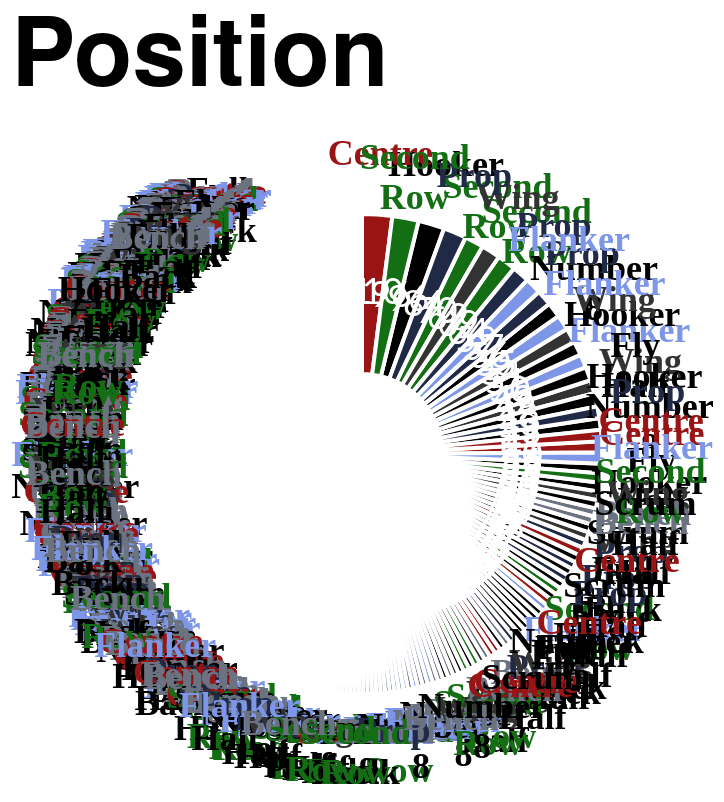

Express this chart as Vega-Lite.
### Vega-Lite specification from a JSON file in a GitHub repository (floating-point values rounded to 4 significant figures; data arrays with more than 128 entries replaced by an {"elided": "..."} marker saying what was removed)
{"config": {"axis": {"labelFont": "PT Sans Narrow, Helvetica Neue, Helvetica, Arial, sans-serif", "titleFont": "PT Sans Narrow, Helvetica Neue, Helvetica, Arial, sans-serif", "labelFontSize": 13, "titleFontSize": 24, "gridColor": "#202947", "gridOpacity": 0.2, "zindex": 1}, "text": {"font": "Lato, sans-serif"}, "bar": {"cornerRadiusEnd": 5}, "header": {"labelFont": "PT Sans Narrow, Helvetica Neue, Helvetica, Arial, sans-serif", "titleFont": "PT Sans Narrow, Helvetica Neue, Helvetica, Arial, sans-serif", "labelFontSize": 24, "titleFontSize": 28, "labelFontWeight": "bold", "orient": "left"}, "legend": {"labelFont": "PT Sans Narrow, Helvetica Neue, Helvetica, Arial, sans-serif", "titleFont": "PT Sans Narrow, Helvetica Neue, Helvetica, Arial, sans-serif", "labelFontSize": 14, "titleFontSize": 16, "titlePadding": 5, "fillColor": "white", "strokeColor": "black", "padding": 10, "titleFontWeight": "lighter", "titleFontStyle": "italic", "titleColor": "gray", "offset": 10}, "title": {"font": "PT Sans Narrow, Helvetica Neue, Helvetica, Arial, sans-serif", "fontSize": 48, "fontWeight": "bold", "anchor": "start", "align": "center", "titlePadding": 20, "subtitlePadding": 10, "subtitleFontSize": 13, "subtitleColor": "", "subtitleFontStyle": "italic", "offset": 15, "color": "black"}, "axisX": {"labelAngle": 0}, "facet": {"title": null, "header": null, "align": {"row": "each", "column": "each"}, "spacing": 10}, "resolve": {"scale": {"y": "independent", "facet": "independent"}}, "background": "transparent", "scale": {"offsetBandPaddingOuter": 0.2, "offsetBandPaddingInner": 0.1}, "view": {"stroke": null, "background": "transparent"}}, "layer": [{"mark": {"type": "arc", "innerRadius": 40, "outerRadius": 120, "stroke": "#ffffff", "strokeWidth": 2}, "encoding": {"color": {"field": "position", "legend": null, "scale": {"domain": ["Prop", "Flanker", "Second Row", "Centre", "Wing", "Fly Half", "Hooker", "Scrum Half", "Full Back", "Number 8", "Bench"], "range": ["#202946", "#7d96e8", "#146f14", "#991515", "#333333", "#000000", "#000000", "#000000", "#000000", "#000000", "#6b7280"]}, "sort": {"field": "sort_order", "op": "min", "order": "ascending"}, "type": "nominal"}, "order": {"field": "appearances", "sort": "ascending", "type": "quantitative"}, "theta": {"field": "appearances", "sort": "descending", "stack": true, "title": "Appearances", "type": "quantitative"}, "tooltip": [{"field": "player", "title": "Player", "type": "nominal"}, {"field": "position", "title": "Position", "type": "nominal"}, {"field": "appearances", "title": "Appearances", "type": "quantitative"}]}}, {"mark": {"type": "text", "dy": -5, "font": "PT Sans Narrow", "fontSize": 18, "fontWeight": "bold", "radius": 145}, "encoding": {"color": {"field": "position", "legend": null, "scale": {"domain": ["Prop", "Flanker", "Second Row", "Centre", "Wing", "Fly Half", "Hooker", "Scrum Half", "Full Back", "Number 8", "Bench"], "range": ["#202946", "#7d96e8", "#146f14", "#991515", "#333333", "#000000", "#000000", "#000000", "#000000", "#000000", "#6b7280"]}, "type": "nominal"}, "opacity": {"condition": {"test": "datum.appearances > 2", "value": 1}, "value": 0}, "order": {"field": "appearances", "sort": "ascending", "type": "quantitative"}, "text": {"field": "position_label", "type": "nominal"}, "theta": {"field": "appearances", "sort": "descending", "stack": true, "title": "Appearances", "type": "quantitative"}}, "transform": [{"calculate": "split(datum.position, ' ')", "as": "position_label"}]}, {"mark": {"type": "text", "color": "white", "fontSize": 18, "radius": 80}, "encoding": {"order": {"field": "appearances", "sort": "ascending", "type": "quantitative"}, "text": {"field": "appearances", "type": "nominal"}, "theta": {"field": "appearances", "sort": "descending", "stack": true, "title": "Appearances", "type": "quantitative"}}}], "data": {"name": "data-a6fed0451c81647aa12b8e55aaaa5c97"}, "height": 300, "resolve": {"scale": {"color": "shared"}}, "title": "Position", "width": 300, "$schema": "https://vega.github.io/schema/vega-lite/v5.20.1.json", "datasets": {"data-a6fed0451c81647aa12b8e55aaaa5c97": {"elided": "770 records"}}}
